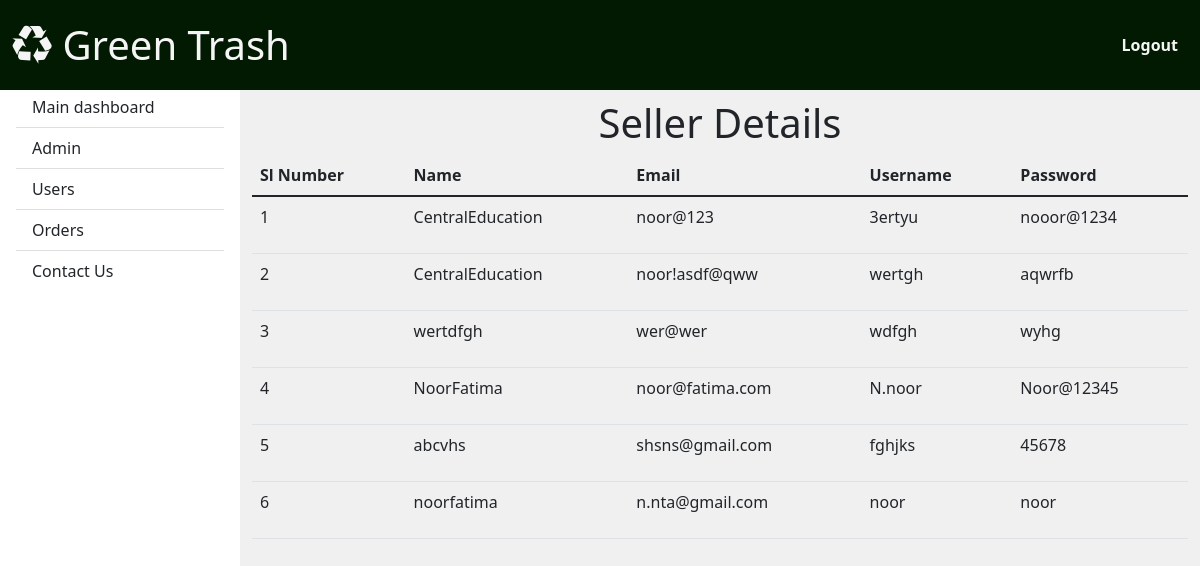
Screenshot of /Admin/sellertable.php with the database file from the repository.
### tables this page shows
CREATE TABLE `sellertable` (
  `id` int(20) NOT NULL,
  `first` varchar(255) NOT NULL,
  `last` varchar(255) NOT NULL,
  `email` varchar(255) NOT NULL,
  `username` varchar(255) NOT NULL,
  `password` varchar(255) NOT NULL
);

### Admin/sellertable.php (the view, shortened to what this page needs)
<?php
include('connection.php');
?>
<!DOCTYPE html>
<html lang="en">
<head>
    <link rel="stylesheet" href="https://cdnjs.cloudflare.com/ajax/libs/font-awesome/4.7.0/css/font-awesome.min.css">
    <link href="https://cdn.jsdelivr.net/npm/bootstrap@5.1.3/dist/css/bootstrap.min.css" rel="stylesheet">
</head>
<body>
  <header>
    <nav id="sidebarMenu" class="collapse d-lg-block sidebar collapse bg-white " >
      <div class="position-sticky">
        <div class="list-group list-group-flush mx-3 mt-4">
          <a href="dashboard.php" class="list-group-item list-group-item-action py-2 ripple" aria-current="true">
            <span>Main dashboard</span>
          </a>
          <a href="display.php" class="list-group-item list-group-item-action py-2 ripple">
            <span>Admin</span></a>
          <a href="users.php" class="list-group-item list-group-item-action py-2 ripple">
            <span>Users</span></a>
          <a href="orders.php" class="list-group-item list-group-item-action py-2 ripple">
            <span>Orders</span></a>
          <a href="contact.php" class="list-group-item list-group-item-action py-2 ripple">
            <span>Contact Us</span></a>
        </div>
      </div>
    </nav>
    <nav id="main-navbar" class="navbar navbar-expand-lg navbar-light  fixed-top" >
      <div class="container-fluid" style="background-color: rgb(1, 26, 1);">
        <a class="navbar-brand" href="#" >
          <div class="col-md-4 my-2 ">
            <h1 id="logo"style="color: whitesmoke;"><i class="fa fa-recycle" style="color: whitesmoke;"></i>  Green Trash </h1>
          </div>
        </a>
        <div class="col-md-4 my-2" >
          <ul id="menu" class="float-md-end">
            <li ><a href="logout.php"style="color: whitesmoke;"><b>Logout</b></a></li>
          </ul>
        </div>
    </nav>
  </header>
  <main style="margin-top: 60px;">
    <div class="container pt-4">
        <h1><center>Seller Details</center></h1>
        <table class="table">
            <thead>
                <tr>
                    <th scope="col">Sl Number</th>
                    <th scope="col">Name</th>
                    <th scope="col">Email</th>
                    <th scope="col">Username</th>
                    <th scope="col">Password</th>
                </tr>
            </thead>
            <tbody>
                <?php
                $sql = "Select * from `sellertable`";
                $result = mysqli_query($con,$sql);
                if($result){
                    while($row=mysqli_fetch_assoc($result)){
                        ?>
                        <tr>
                            <td><p><?php echo $row['id'];?></p></td>
                            <td><p><?php echo $row['first'];?><?php echo $row['last'];?></p></td>
                            <td><p><?php echo $row['email'];?></p></td>
                            <td><p><?php echo $row['username'];?></p></td>
                            <td><p><?php echo $row['password'];?></p></td>
                        </tr>
                    <?php
                    }
                }
                ?>
            </tbody>
        </table>
    </div>
</main>
</body>
</html>

### Admin/sellertable.php (style rules this page uses)
body { background-color: rgb(240,240,240); }
@media (min-width: 991.98px) { main { padding-left: 240px; padding-top:15px; } }
#main-navbar { background-color: rgb(1, 26, 1); }
.sidebar { position: fixed; top: 0; bottom: 0; left: 0; padding: 58px 0 0; width: 240px; z-index: 600; margin-top:5px; }
#menu { list-style: none; margin: 0; padding: 0; color:green; }
#menu li { display: inline-block; }
#menu li a { color: green; padding: 15px 10px; display: block; text-decoration: none; }

### rows the page displays
sellertable: id "1", first "Central", last "Education", email "noor@123", username "3ertyu", password "nooor@1234"
sellertable: id "2", first "Central", last "Education", email "noor!asdf@qww", username "wertgh", password "aqwrfb"
sellertable: id "3", first "wert", last "dfgh", email "wer@wer", username "wdfgh", password "wyhg"
sellertable: id "4", first "Noor", last "Fatima", email "noor@fatima.com", username "N.noor", password "Noor@12345"
sellertable: id "5", first "abc", last "vhs", email "shsns@gmail.com", username "fghjks", password "45678"
sellertable: id "6", first "noor", last "fatima", email "n.nta@gmail.com", username "noor", password "noor"
